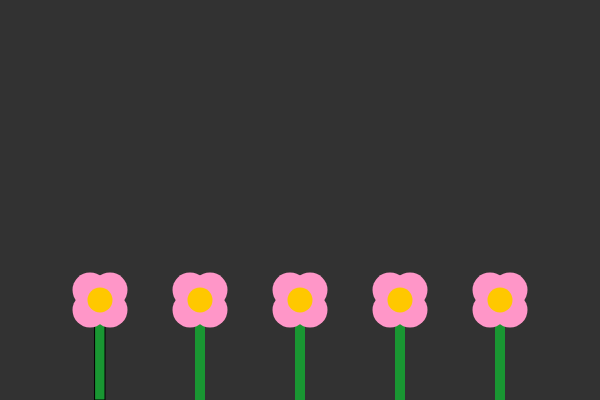
Frame 1 (no input)
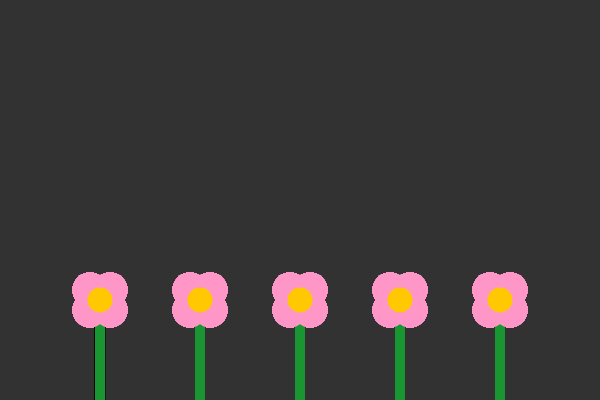
Frame 60 (no input)
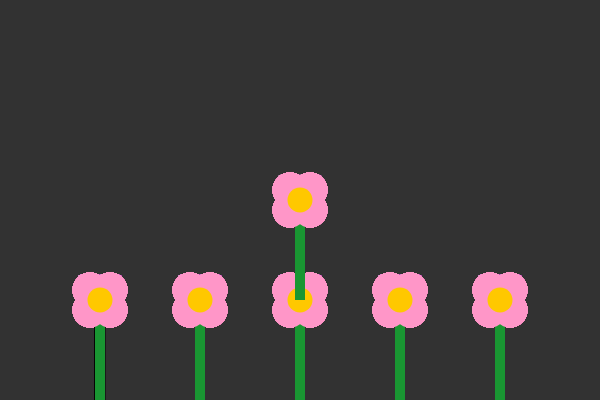
Frame 120 (the mouse pressed at the canvas centre since frame 60)

The p5.js sketch that drew these frames (run headless with seeded random() and noise() and a simulated clock; from frame 60 on, the mouse is pressed at the canvas centre):

// p5.js sketch
// ── sketch.js
var x = 300;
var y = 200;
function setup(){
    createCanvas(600,400);
    background(50);
}

function draw(){
    flower(100,300);
    flower(200,300);
    flower(300,300);
    flower(400,300);
    flower(500,300);
    
    if(mouseIsPressed){
        flower(mouseX,mouseY);
    }
}

function flower(x,y){
    //stem
    fill(25,150,50);
    rect(x-5,y,10,100);
    
     //petals
     noStroke();
     fill(255,150,200);
     ellipse(x+10,y-10,35,35);
     ellipse(x+10,y+10,35,35);
     ellipse(x-10,y-10,35,35);
     ellipse(x-10,y+10,35,35);
     
     
    
        //bulb
    fill(255,200,0);
    ellipse(x,y,25,25);
}
